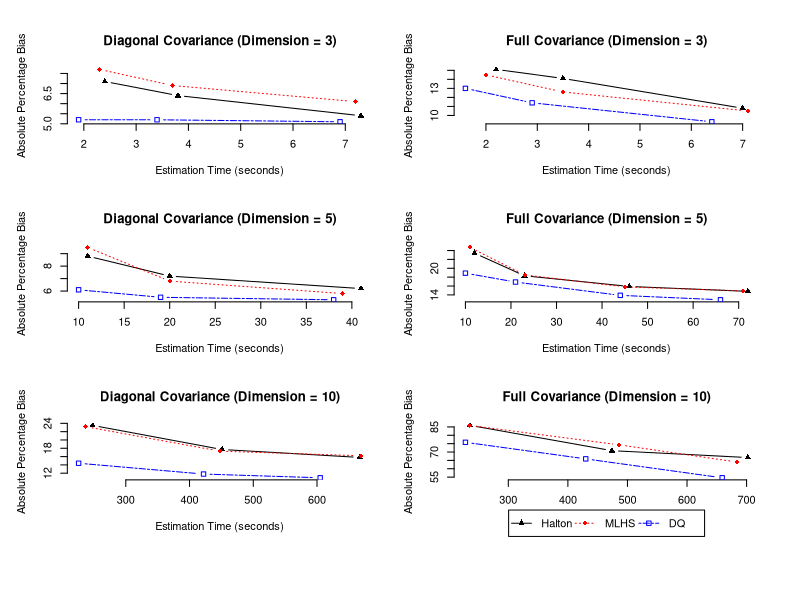

The R script that drew this image:
#install.packages("readxl")
library(readxl)
df = read_excel("three_d.xlsx") 

png(file="plot.png", width=6, height=8, units="in", res=600)
par(mfrow=c(3,2),oma = c(4, 1, 1, 1),xpd = FALSE)

plot(df$time[1:3],df$apb[1:3] , type = "b", frame = FALSE, pch = 17, 
     col = "black", ylim = c(min(df$apb),max(df$apb)), xlim = c(min(df$time),max(df$time)),
     xlab = "Estimation Time (seconds)", ylab = "Absolute Percentage Bias",main= "Diagonal Covariance (Dimension = 3)")

lines(df$time[4:6], df$apb[4:6], pch = 18, col = "red", type = "b", lty = 3)
lines(df$time[7:9], df$apb[7:9], pch = 22, col = "blue", type = "b", lty = 6)

df = read_excel("three_full.xlsx") 

plot(df$time[1:3],df$apb[1:3] , type = "b", frame = FALSE, pch = 17, 
     col = "black", ylim = c(min(df$apb),max(df$apb)), xlim = c(min(df$time),max(df$time)),
     xlab = "Estimation Time (seconds)", ylab = "Absolute Percentage Bias",main= "Full Covariance (Dimension = 3)")

lines(df$time[4:6], df$apb[4:6], pch = 18, col = "red", type = "b", lty = 3)
lines(df$time[7:9], df$apb[7:9], pch = 22, col = "blue", type = "b", lty = 6)

df = read_excel("five_d.xlsx") 

plot(df$time[1:3],df$apb[1:3] , type = "b", frame = FALSE, pch = 17, 
     col = "black", ylim = c(min(df$apb),max(df$apb)), xlim = c(min(df$time),max(df$time)),
     xlab = "Estimation Time (seconds)", ylab = "Absolute Percentage Bias",main= "Diagonal Covariance (Dimension = 5)")

lines(df$time[4:6], df$apb[4:6], pch = 18, col = "red", type = "b", lty = 3)
lines(df$time[7:9], df$apb[7:9], pch = 22, col = "blue", type = "b", lty = 6)

df = read_excel("five_full.xlsx") 

plot(df$time[1:4],df$apb[1:4] , type = "b", frame = FALSE, pch = 17, 
     col = "black", ylim = c(min(df$apb),max(df$apb)), xlim = c(min(df$time),max(df$time)),
     xlab = "Estimation Time (seconds)", ylab = "Absolute Percentage Bias",main= "Full Covariance (Dimension = 5)")

lines(df$time[5:8], df$apb[5:8], pch = 18, col = "red", type = "b", lty = 3)
lines(df$time[9:12], df$apb[9:12], pch = 22, col = "blue", type = "b", lty = 6)

df = read_excel("ten_d.xlsx") 

plot(df$time[1:3],df$apb[1:3] , type = "b", frame = FALSE, pch = 17, 
     col = "black", ylim = c(min(df$apb),max(df$apb)), xlim = c(min(df$time),max(df$time)),
     xlab = "Estimation Time (seconds)", ylab = "Absolute Percentage Bias",main= "Diagonal Covariance (Dimension = 10)")

lines(df$time[4:6], df$apb[4:6], pch = 18, col = "red", type = "b", lty = 3)
lines(df$time[7:9], df$apb[7:9], pch = 22, col = "blue", type = "b", lty = 6)

df = read_excel("ten_full.xlsx") 

plot(df$time[1:3],df$apb[1:3] , type = "b", frame = FALSE, pch = 17, 
     col = "black", ylim = c(min(df$apb),max(df$apb)), xlim = c(min(df$time),max(df$time)),
     xlab = "Estimation Time (seconds)", ylab = "Absolute Percentage Bias",main= "Full Covariance (Dimension = 10)")

lines(df$time[4:6], df$apb[4:6], pch = 18, col = "red", type = "b", lty = 3)
lines(df$time[7:9], df$apb[7:9], pch = 22, col = "blue", type = "b", lty = 6)
par(xpd=NA)
legend("bottom",legend=c( "Halton", "MLHS", "DQ"), horiz = TRUE,inset = c(0,-1),
       col=c("black", "red","blue"), pch = c(17,18,22), lty = c(1,3,6), cex=1)

dev.off()